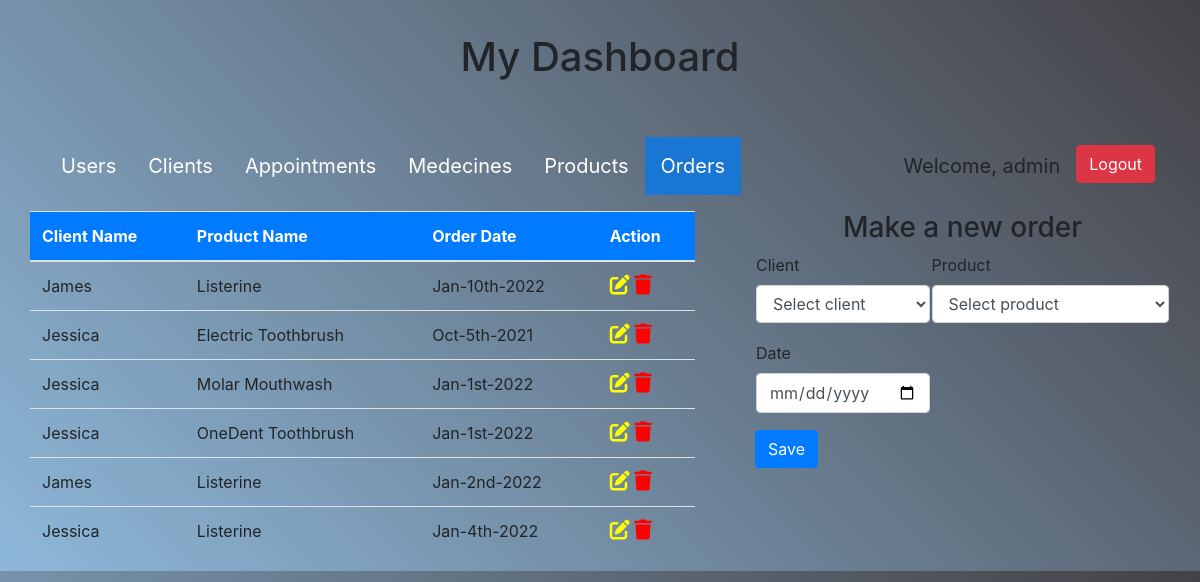
The page /clinic_php/orders.php (signed in) on the database its author committed.
### tables this page shows
CREATE TABLE `orders` (
  `order_id` int(11) NOT NULL,
  `product_id` int(11) NOT NULL,
  `client_id` int(11) NOT NULL,
  `date` date NOT NULL
);

CREATE TABLE `clients` (
  `client_id` int(11) NOT NULL,
  `first_name` varchar(50) NOT NULL,
  `last_name` varchar(50) NOT NULL,
  `address` varchar(50) NOT NULL,
  `phone` varchar(50) NOT NULL
);

CREATE TABLE `products` (
  `product_id` int(11) NOT NULL,
  `product_name` varchar(100) NOT NULL,
  `price` double NOT NULL,
  `stock` int(11) NOT NULL
);

### clinic_php/orders.php (the view, shortened to what this page needs)
<?php
include "config.php";
$client_id = 0;
$product_id = 0;
$edit = false;
$result = $con->query("SELECT o.order_id, c.first_name, p.product_name, DATE_FORMAT(o.date, '%b-%D-%Y') as date from orders o JOIN clients c ON c.client_id = o.client_id
JOIN products p ON p.product_id = o.product_id") or die($con->error);
?>
<!doctype html>
<html>
   <head>
      <link rel="stylesheet" href="styles.css?v=<?php echo time(); ?>">
      <link href="https://maxcdn.bootstrapcdn.com/bootstrap/4.0.0-beta/css/bootstrap.min.css" rel="stylesheet"/>
   </head>
   <body>
      <div class="container">
         <center>
            <h1 style="margin-top: 3%;">My Dashboard</h1>
         </center>
         <ul style="margin-top:5%;">
            <li><a href="admin.php">Users</a></li>
            <li><a href="clients.php">Clients</a></li>
            <li><a href="appointments.php">Appointments</a></li>
            <li><a href="medecines.php">Medecines</a></li>
            <li><a href="products.php">Products</a></li>
            <li><a href="orders.php" class="active">Orders</a></li>
            <li style="float:right">
               <form method='post' action=""><input style="margin-top:10%;" type="submit" value="Logout" name="logout" class="btn btn-danger"></form>
            </li>
            <li style="float:right"><a style="pointer-events: none;">Welcome, <?php print ($_SESSION['role'])?></a></li>
         </ul>
         <div class="row">
            <div class="col-sm-7">
               <div class="row" justify-content-center>
                  <table class="table">
                     <thead>
                        <tr class="bg-primary" style="color: white;">
                           <th>Client Name</th>
                           <th>Product Name</th>
                           <th>Order Date</th>
                           <th colspan="2">Action</th>
                        </tr>
                     </thead>
                     <?php
                        while ($row = $result->fetch_assoc()):?>
                     <tr>
                        <td><?php echo $row['first_name']; ?></td>
                        <td><?php echo $row['product_name']; ?></td>
                        <td><?php echo $row['date']; ?></td>
                        <td>
                           <a href="orders.php?edit=<?php echo $row['order_id']; ?>"><i class='fas fa-edit' style='font-size:20px;color:yellow'></i></a>
                           <a href="orders.php?delete=<?php echo $row['order_id']; ?>"><i class='fas fa-trash' style='font-size:20px;color:red'></i></a>
                        </td>
                     </tr>
                     <?php endwhile; ?>
                  </table>
               </div>
            </div>
            <div class="col-sm-5" style="padding-left: 75px;">
               <div class="row justify-content-center">
                  <?php
                     if($edit == true):
                     ?>
                  <h3>Update existing order</h3>
                  <?php else: ?>
                  <h3>Make a new order</h3>
                  <?php endif ?>
                  <form action="" method="POST">
                     <table>
                        <tr>
                           <td>
                           <div class="form-group">
                                 <label>Client</label>
                                 <select name="client_id" class="form-control" required>
                                 <?php
                                    if($edit == true):
                                    ?><option value="<?php echo $client_id; ?>" selected><?php echo $client_id.'-->'.$client_name; ?></option>
                                    <?php else:?>
                                    <option value="" disabled selected>Select client</option>
                                    <?php endif ?>
                                 </select>
                              </div>
                           </td>
                           <td>
                           <div class="form-group">
                                 <label>Product</label>
                                 <select name="product_id" class="form-control" required>
                                 <?php
                                    if($edit == true):
                                    ?><option value="<?php echo $product_id; ?>" selected><?php echo $product_id.'-->'.$name; ?></option>
                                    <?php else:?>
                                    <option value="" disabled selected>Select product</option>
                                    <?php endif ?>
                                 </select>
                              </div>
                           </td>
                        </tr>
                        <tr>
                           <td>
                              <div class="form-group">
                                 <label>Date</label>
                                 <input class="form-control" type="date" name="date"
                                    value="<?php echo $date; ?>"
                                    placeholder="Enter date" required>
                              </div>
                           </td>
                           <td>
                           </td>
                        </tr>
                     </table>
                     <div class="form-group">
                     <?php
                        if($edit == true):
                        ?>
                     <button class="btn btn-info" type="submit" name="update">Update</button>
                     <?php else: ?>
                     <button class="btn btn-primary" type="submit" name="save">Save</button>
                     <?php endif ?>
                     </div>
                  </form>
                  </div>
               </div>
            </div>
         </div>
   </body>
</html>

### clinic_php/styles.css (style rules this page uses)
.container { width: 40%; margin: 0 auto; }
ul { list-style-type: none; margin: 0; padding: 0; overflow: hidden; }
li { float: left; }
li a { display: block; color: white; text-align: center; padding: 14px 16px; text-decoration: none; font-size: 20px; }
.active { background-color: #1976D2; color: white; }
.container { position: relative; z-index: 1; max-width: 300px; margin: 0 auto; }
body { background-image: linear-gradient(45deg, #8eb8da, #444145); font-family: "Roboto", sans-serif; -webkit-font-smoothing: antialiased; -moz-osx-font-smoothing: grayscale; }

### rows shown on the page
orders: client.first_name "James", product.product_name "Listerine", date "Jan-10th-2022"
orders: client.first_name "Jessica", product.product_name "Electric Toothbrush", date "Oct-5th-2021"
orders: client.first_name "Jessica", product.product_name "Molar Mouthwash", date "Jan-1st-2022"
orders: client.first_name "Jessica", product.product_name "OneDent Toothbrush", date "Jan-1st-2022"
orders: client.first_name "James", product.product_name "Listerine", date "Jan-2nd-2022"
orders: client.first_name "Jessica", product.product_name "Listerine", date "Jan-4th-2022"

### other values the page prints
$_SESSION['role'] "admin"
